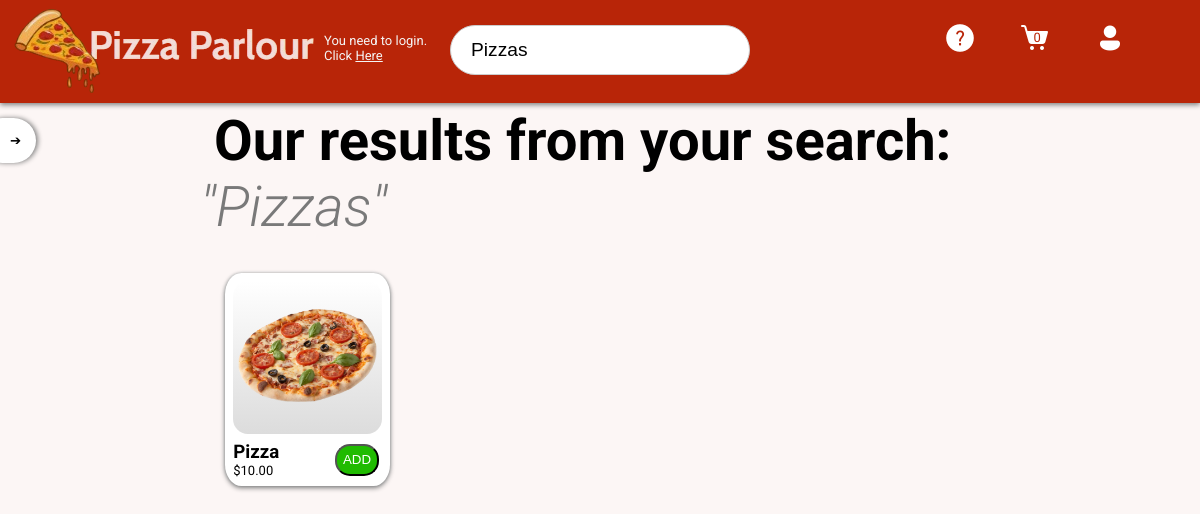
The app's page /products/?search=Pizzas with its own data.
### products/models.py (models this page shows, shortened)
class Label(models.Model):
    name = models.CharField(max_length=15)

class Product(models.Model):
    name = models.CharField(max_length=30)
    slug = models.SlugField()
    price = models.DecimalField(max_digits=4, decimal_places=2)
    description = models.TextField()
    image = models.ImageField(default='fallback.png', blank=True)
    labels = models.ManyToManyField('Label', through='LabelProduct')
    ingredients = models.ManyToManyField('Ingredient', through='IngredientProduct')

### products/views.py (the view)
# urls.py: path('', views.products_menu, name="menu"),
def products_menu(request):
    search_query=request.GET.get('search','')
    labels = Label.objects.all()
    if search_query=='':
        products = Product.objects.all()
    else:
        products = Product.objects.filter(
            Q(name__icontains = search_query) |
            Q(labelproduct__label__name__icontains = search_query)
            ).distinct()
    return render(request, 'products/menu.html', {'products': products,
                                                  'labels':labels,
                                                  'search_query':search_query})

### products/context_processors.py (called while the page is built)
def cart_item_quantity(request):
    if request.user.is_authenticated:
        cart, created = Cart.objects.get_or_create(user=request.user, completed=False)
        return {'cart_item_quantity':cart.num_of_items}
    return{'cart_item_quantity':0}

### products/templates/products/menu.html (shortened to what this page needs)
{% extends "layout.html" %}
{% block content %}
    <section>
        <div class="container">
            <div>
                <button class="openBtn">&#10132;</button>
            </div>
            <div>
                {% if search_query != "" %}
                <h3 class="results">
                    &nbsp;Our results from your search:
                    <span>"{{ search_query }}"</span>
                </h3>
                {% endif %}
                {% if products|length == 0 %}
                <h6>
                    Sorry but we could not understand what you were looking for.
                    Click <a href="/products/" class="underlined">here</a> to go
                     to menu. &nbsp;&nbsp;&nbsp;
                </h6>
                {% else %}
                <div class="menu">
                {% for product in products %}
                    <div class="card">
                        <a href="{% url 'products:page' slug=product.slug %}">
                            <div class="image-container">
                                <img class="product-img"
                                src="{{ product.image.url }}"
                                alt="{{ product.name }}">
                            </div>
                        </a>
                        <div class="small-product-info">
                            <a href="{% url 'products:page' slug=product.slug %}">
                                <h3>{{ product.name }}</h3>
                                <p>${{ product.price }}</p>
                            </a>
                            <button id="add" class="add-button" value="{{ product.id }}">
                                ADD
                            </button>
                        </div>
                    </div>
                {% endfor %}
                </div>
                {% endif %}
            </div>
        </div>
    </section>
{% endblock %}

### static/css/style.css (style rules this page uses)
* { margin: 0; padding: 0; box-sizing: border-box; }
body { min-height: 100vh; background-color: rgb(252,246,245); color: rgb(0,0,0); font-family: "Roboto", "consolas", sans-serif; font-size: 3rem; }
.container { display: grid; grid-template-columns: 1fr 4fr 1fr; }
.results { padding: 1% 0; }
.openBtn { z-index: -1 ; padding: 15px; padding-left: 30px; margin-left: -20px; border-radius: 100px; background-color: white; color: black; border: none; box-shadow: 2px 0 5px gray; }
.small-product-info { display: grid; grid-template-columns: 2fr 1fr; }
.menu { display: grid; column-gap: 30px; row-gap: 50px; grid-template-columns: repeat(4, 1fr); padding: 25px; z-index: 1; }
.card { font-size: medium; background: white; padding: 5%; border-radius: 10%; box-shadow: 0 2px 5px gray, -1px 0 2.5px lightgray, 1px 0 2.5px lightgray; position: relative; }
.image-container { background-image: linear-gradient(rgba(0,0,0,0),rgb(220, 220, 220)); border-radius: 10%; margin-bottom: 5%; }
.add-button { margin: 5%; color: white; background-color: rgb(32, 187, 1); border-radius: 15px; z-index: 3; }
.product-img { width: 100%; }
img { align-items: center; }
h3 { font-weight: 700; }
p { font-size: small; }
a { text-decoration: none; color: inherit; }
span { font-weight: 300; font-style: italic; color: #797979; }

### records on screen
Label: name "Pizzas"
Product: image (picture), name "Pizza", price "10.00", {{ product.id }} 3 (drawn)

### other values on screen
{{ cart_item_quantity }} "0"
